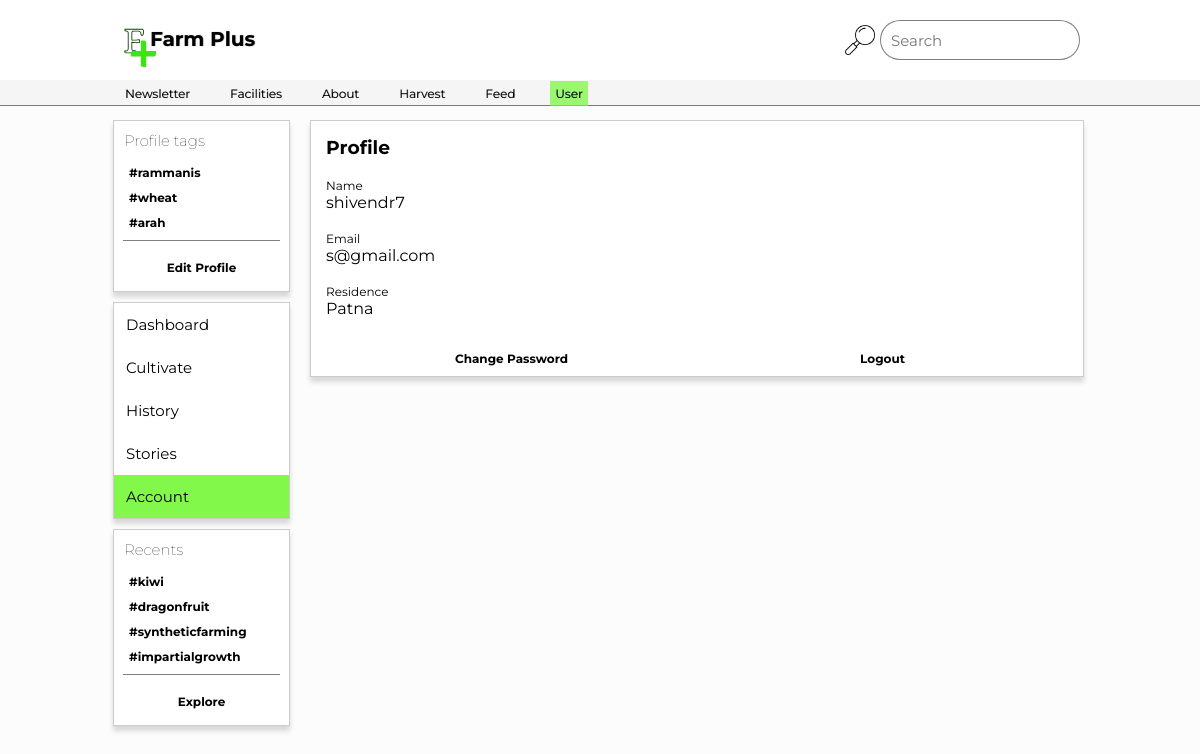
Page /account (signed in) on the earlier database version.
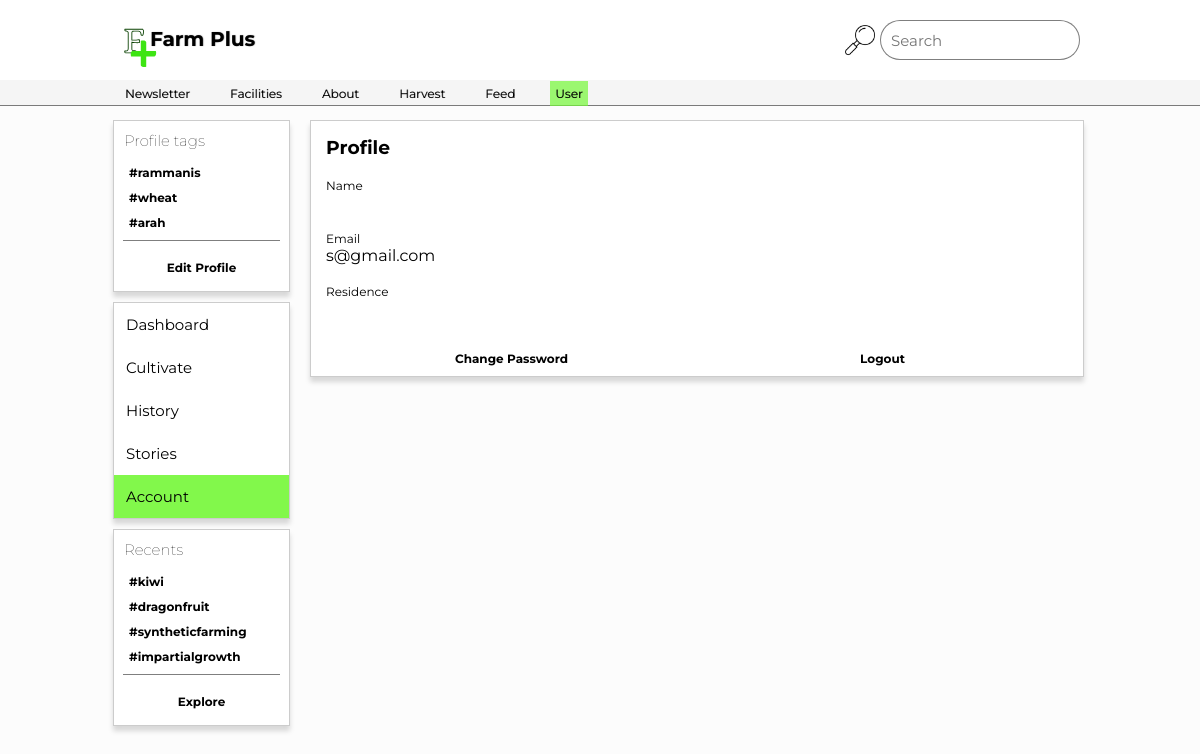
Same page on the later database version.
### __init__.py (models this page shows, shortened)
class User(db.Model):
    id=db.Column('id',db.Integer,primary_key=True)
    name=db.Column('name',db.String(100),nullable=False)
    email=db.Column('email',db.String(100),nullable=False,unique=True)
    residence=db.Column('residence',db.String(100),nullable=False)
    password=db.Column('password',db.String(100),nullable=False)

### __init__.py (the view)
@app.route('/account')
def account():
    email=session['email']
    user=User.query.filter_by(email=email).first()
    return render_template('account.html',user=user)

### templates/account.html
{% extends 'inuser.html' %}
{% block navmenu %}
<ul>
    <li><a onclick="axe()" href="/dash">Dashboard</a></li>
    <li><a onclick="axe()" href="/cultivate">Cultivate</a></li>
    <li><a onclick="axe()" href="/history">History</a></li>
    <li><a onclick="axe()" href="/story">Stories</a></li>
    <li><a onclick="axe()" class="active" href="/account">Account</a></li>
</ul>
{% endblock %}
{% block right %}
<div class="rightcontainer">
    <div class="card">
        <h3>Profile</h3><br>
        <div>Name</div> {{user.name}}
        <br><br>
        <div>Email</div> {{user.email}}
        <br><br>
        <div>Residence</div> {{user.residence}}
        <br><br><br>
        <div class="expand" id="apply">
            <li><a href="#">Change Password</a></li>
            <li><a href="#">Logout</a></li>
        </div>
    </div>
</div>
{% endblock %}

Differences in the rows shown:
changed User "s@gmail.com": name "shivendr7" → (not shown); residence "Patna" → (not shown)
